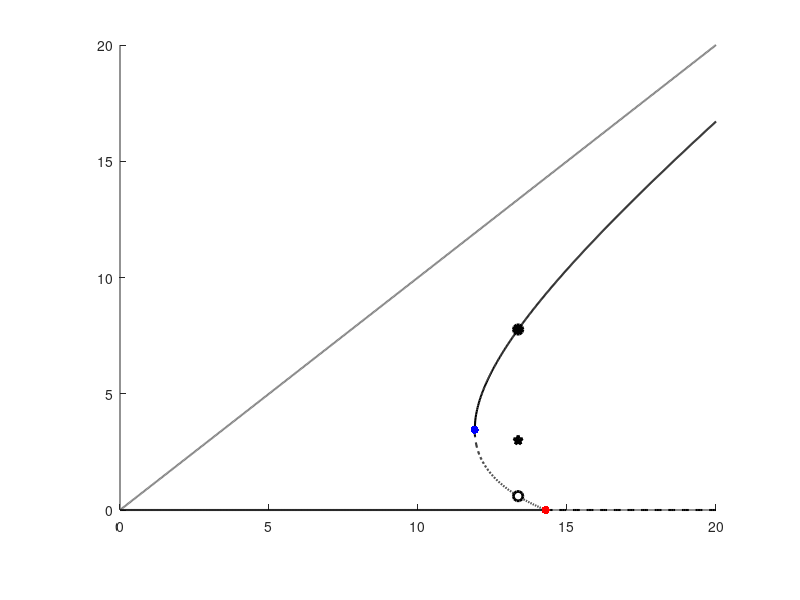

Write MATLAB code to recreate this figure. (Note: this script raises an error after producing the figure.)
clear all
close all
clc

beta = 0.01; nu = 0.2; gamma = 1 / 7; 

Max_N = 20;
disp(['judge ' num2str(gamma/beta - 1/nu)])
N_1 = 2*sqrt(gamma/beta/nu)-1/nu;
N_2 = gamma/beta;

N_sn = linspace(0,N_2,1000);
I_0 = zeros(size(N_sn));

N_zheng = linspace(N_1,Max_N,500);
N_fu = linspace(N_1,N_2,500);
I_1 = (beta*(nu.*N_zheng - 1) + sqrt((beta+beta*nu.*N_zheng).^2-4*beta*nu*gamma))./(2*beta*nu);
I_2 = (beta*(nu.*N_fu - 1) - sqrt((beta+beta*nu.*N_fu).^2-4*beta*nu*gamma))./(2*beta*nu);

Nc = 13.36;
Ip = (beta*(nu.*Nc - 1) + sqrt((beta+beta*nu.*Nc).^2-4*beta*nu*gamma))./(2*beta*nu);
Im = (beta*(nu.*Nc - 1) - sqrt((beta+beta*nu.*Nc).^2-4*beta*nu*gamma))./(2*beta*nu);

gwLineWidth = 1.5;
figure
set(gcf,'Position', [100 300 500 420])
axes('Position',[0.15 0.15 0.745 0.775]);
set(gca,'Color','none')

hold on

plot(linspace(0,Max_N,500),linspace(0,Max_N,500),'Color',[0.5 0.5 0.5],'LineWidth',gwLineWidth)

plot(real(N_fu),real(I_2),'k--','LineWidth',gwLineWidth);
plot(N_sn,I_0,'k-','LineWidth',gwLineWidth);

plot(linspace(N_2,Max_N,100+1),zeros(size(linspace(N_2,Max_N,100+1))),'k--','LineWidth',gwLineWidth);

plot(N_zheng,real(I_1),'k-','LineWidth',gwLineWidth);

plot(N_2,0,'r.','MarkerSize',18,'LineWidth',2.0);
plot(N_1,real(I_1(1)),'b.','MarkerSize',18,'LineWidth',2.0);

plot(13.36, Im, 'ko', 'MarkerSize', 7, 'LineWidth', 2, 'MarkerFaceColor', 'w'); 
plot(13.36, Ip, 'ko', 'MarkerSize', 7, 'LineWidth', 2, 'MarkerFaceColor', 'k'); 
plot(13.36, 3, 'kp', 'MarkerSize', 7, 'LineWidth', 2, 'MarkerFaceColor', 'k'); 

% set(gca, 'YAxisLocation', 'right');
ax = gca; 
ax.XTick = [10,13.36,17,20]; 
ax.XTickLabel = {'10', '13.36', '17', '20'}; 
ax.XAxis.FontName = 'Times New Roman';
ax.TickLabelInterpreter = 'latex';


ax.YTick = [Im,3,6,Ip,10]; 
ax.YTickLabel = {'$I_{-}$','3','6','$I_{+}$', '10'};  
ax.YAxis.FontName = 'Times New Roman';
ax.TickLabelInterpreter = 'latex';

ax.TickDir = 'in';

annotation('arrow',[0.4 0.4],[0.45 0.728571428571429],...
    'LineWidth',2,'HeadWidth',12,'HeadLength',15);

annotation('textbox',...
    [0.178 0.80952380952381 0.081 0.090666666666667],'String',{'$I^{*}$'},...
    'Interpreter','latex',...
    'FontSize',24,...
    'FontName','Times New Roman',...
    'FitBoxToText','off',...
    'EdgeColor','none','BackgroundColor','none');

annotation('textbox',...
    [0.73852380952381 0.189285714285714 0.12747619047619 0.101142857142858],...
    'String',{'$\langle N\rangle$'},...
    'Interpreter','latex',...
    'FontSize',24,...
    'FontName','Times New Roman',...
    'FitBoxToText','off',...
    'EdgeColor','none','BackgroundColor','none');

box on
xlim([10 20])
ylim([-0.5,10])
set(gca,'linewidth',3,'FontSize',30)


set(gca,'XColor','k','YColor','k','TickLength',...
    [0.02 0.02],'FontSize',24,'linewidth',gwLineWidth,'layer','top');

figure_name = ['./Figure16a.eps'];
saveas(gcf, figure_name, 'epsc');
